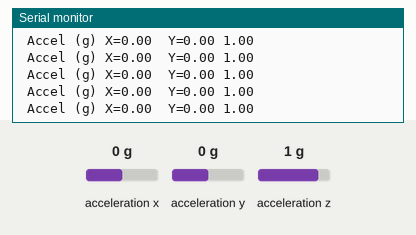
A sketch run on a simulated Arduino Uno, built with avr-gcc and run on an emulated ATmega328P. On the bench: the last lines printed to the serial monitor. Wiring (inferred from the names in the program): MPU-6050 motion sensor at I2C address 0x68. The inputs (shaded band) are chosen by the test bench; at power-on: acceleration x 0 g, acceleration y 0 g, acceleration z 1 g.

Above: at 5.2 s.
5.3 s: acceleration x set to -1.4 g
At 6.0 s:
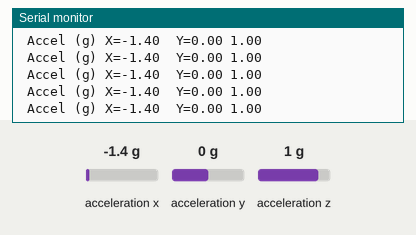
6.8 s: acceleration y set to -1.4 g
At 7.6 s:
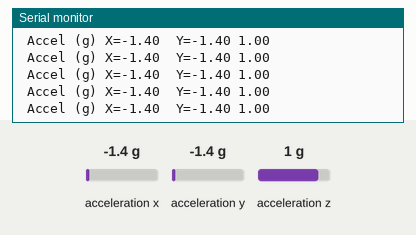
8.3 s: acceleration x set to 0 g
At 9.0 s:
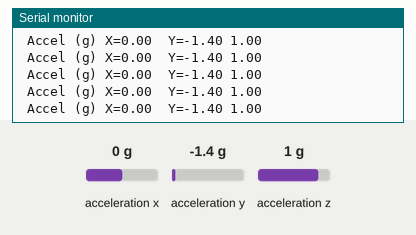
11.3 s: acceleration z set to -1.4 g
At 12.2 s:
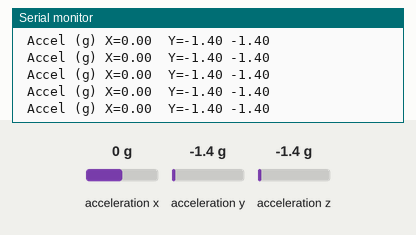
12.8 s: acceleration y set to 0.8 g
At 13.6 s:
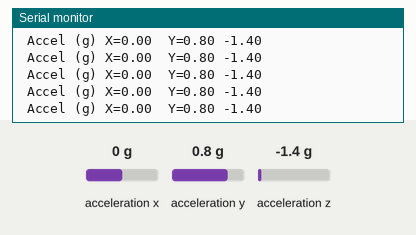
Timing chart, 0 to 15.8 s (numbered marks = the images above; inputs shaded):
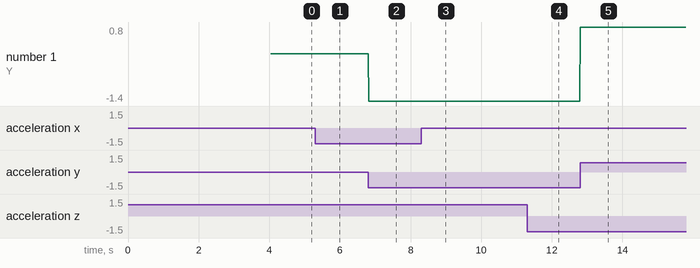

The sketch:

Acclerometer_tilt_sensor.ino
```cpp
#include <Wire.h>
#define rad2degree 57.3
float gForceX, gForceY, gForceZ;                //Variables to store Accelerometer values converted to G values
long accelX, accelY, accelZ;
float accel_x_cal,accel_y_cal,accel_z_cal;     //Varialbes for Offsets of the Acclerometer Readings
float angle_x,angle_y,angle_z;                //Variables for tilt angles measured from the accleometer

void setup()
{
  Wire.begin();
  Serial.begin(115200);
  setup_mpu_6050_registers();
  callibrate_mpu();
}

void loop()
{
  recordAccelRegisters();
  processAccelData();
  printData();
  delay(10);                            //100Hz Sampling Rate
}

void callibrate_mpu()
{
  int i;
  for (i=1;i<=2000;i++){
    recordAccelRegisters();
    accel_x_cal+=(accelX);
    accel_y_cal+=(accelY);
    accel_z_cal+=(accelZ);
   // Serial.print(".");
    delay(1);
  }
  //Serial.println(".");
  accel_x_cal/=2000;
  accel_y_cal/=2000;
  accel_z_cal/=2000;
  Serial.print(accel_x_cal);
  Serial.print(" ");
  Serial.print(accel_y_cal);
  Serial.print(" ");
  Serial.print(accel_z_cal);
}

void recordAccelRegisters(){
  Wire.beginTransmission(0b1101000); //I2C address of the MPU
  Wire.write(0x3B); //Starting register for Accel Readings
  Wire.endTransmission();
  Wire.requestFrom(0b1101000,6); //Request Accel Registers (3B - 40)
  while(Wire.available() < 6);
  accelX = Wire.read()<<8|Wire.read();
  accelY = Wire.read()<<8|Wire.read();
  accelZ = Wire.read()<<8|Wire.read();
  //processAccelData();
}

void processAccelData(){
  gForceX = (accelX-accel_x_cal) / 16384.0;             //Refer 0G offset callibration Application note by Freescale calculating the offsets
  gForceY = (accelY-accel_y_cal)/ 16384.0;
  gForceZ = (accelZ-(accel_z_cal-16384)) / 16384.0;
  angle_x = atan2(gForceX,sqrt((gForceY*gForceY)+(gForceZ*gForceZ)))*(float)rad2degree;
  angle_y = atan2(gForceY,(sqrt((gForceX*gForceX)+(gForceZ*gForceZ))))*(float)rad2degree;
 }

void setup_mpu_6050_registers(){
  //Activate the MPU-6050
  Wire.beginTransmission(0x68);
  Wire.write(0x6B);
  Wire.write(0x00);
  Wire.endTransmission();
  //Configure the accelerometer (+/-2g)
  Wire.beginTransmission(0x68);
  Wire.write(0x1C);
  Wire.write(0x00);
  Wire.endTransmission();
  //Configure the gyro (500dps full scale)
  Wire.beginTransmission(0x68);
  Wire.write(0x1B);
  Wire.write(0x08);
  Wire.endTransmission();
}

void printData() {
  Serial.print(" Accel (g)");
  Serial.print(" X=");
  Serial.print(gForceX);
  Serial.print(" ");
  Serial.print(" Y=");
  Serial.print(gForceY);
  Serial.print(" ");
  Serial.print(gForceZ);
  Serial.println(" ");
/* Serial.print(angle_x);
 Serial.print(" angleY=");
 Serial.print(angle_y);
 Serial.print(" angleZ=");
 Serial.println(angle_z);*/
  //Serial.print("AngleX=");
//  Serial.print(angleX_gyro);
 // Serial.print(" angleY=");
//  Serial.print(angleY_gyro);
 // Serial.print(" angleZ=");
 // Serial.println(angleZ_gyro);

}
```

Measured:
- after the input at 5.3 s, the serial monitor: prints a new line at once (image 1)
- after the input at 6.8 s, the serial monitor: prints a new line at once (image 2)
- after the input at 8.3 s, the serial monitor: prints a new line at once (image 3)
- after the input at 11.3 s, the serial monitor: prints a new line at once (image 4)
- after the input at 12.8 s, the serial monitor: prints a new line at once (image 5)
- plotted number 1: -1.4 → 0.8 after the input at 12.8 s
